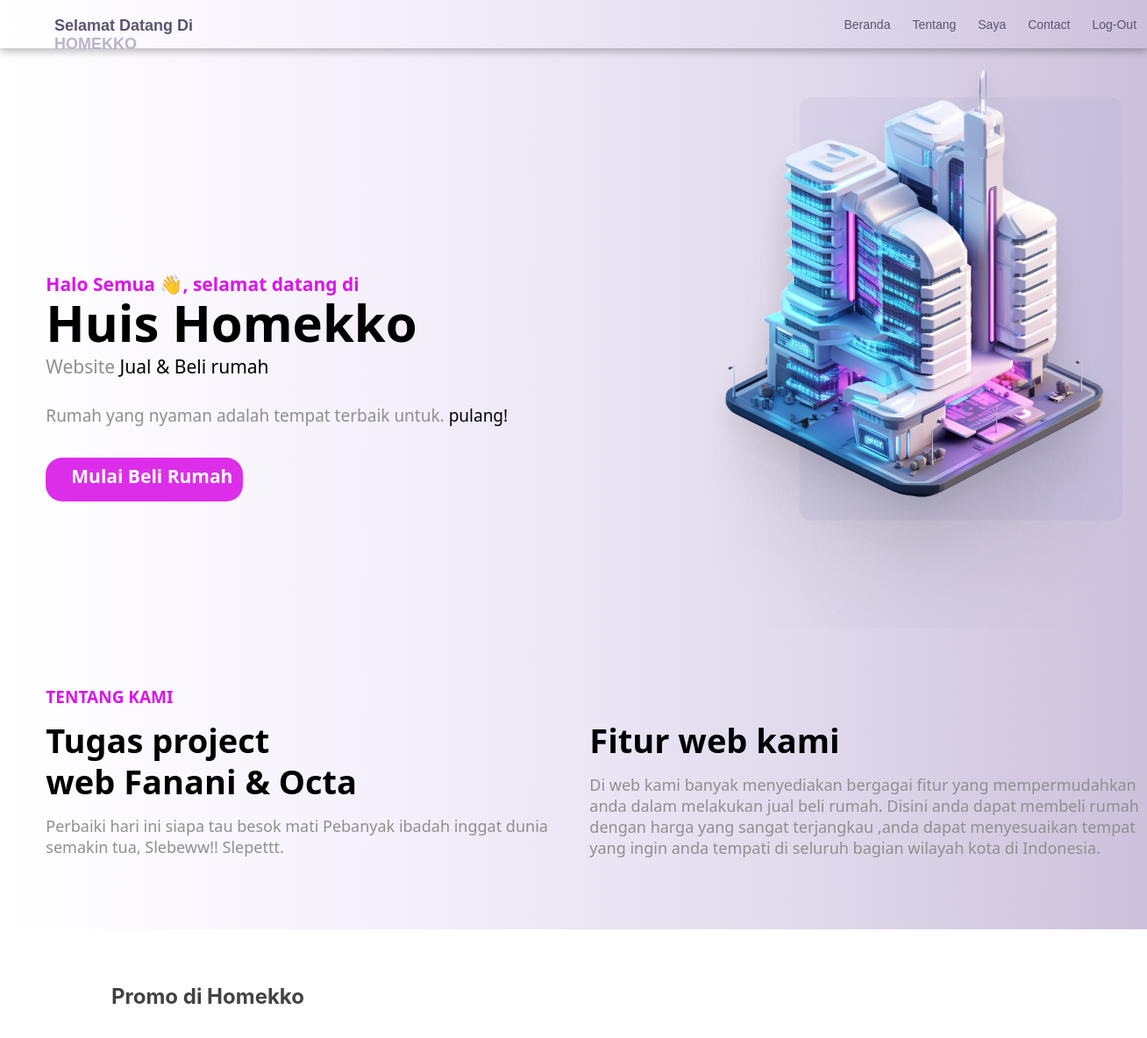
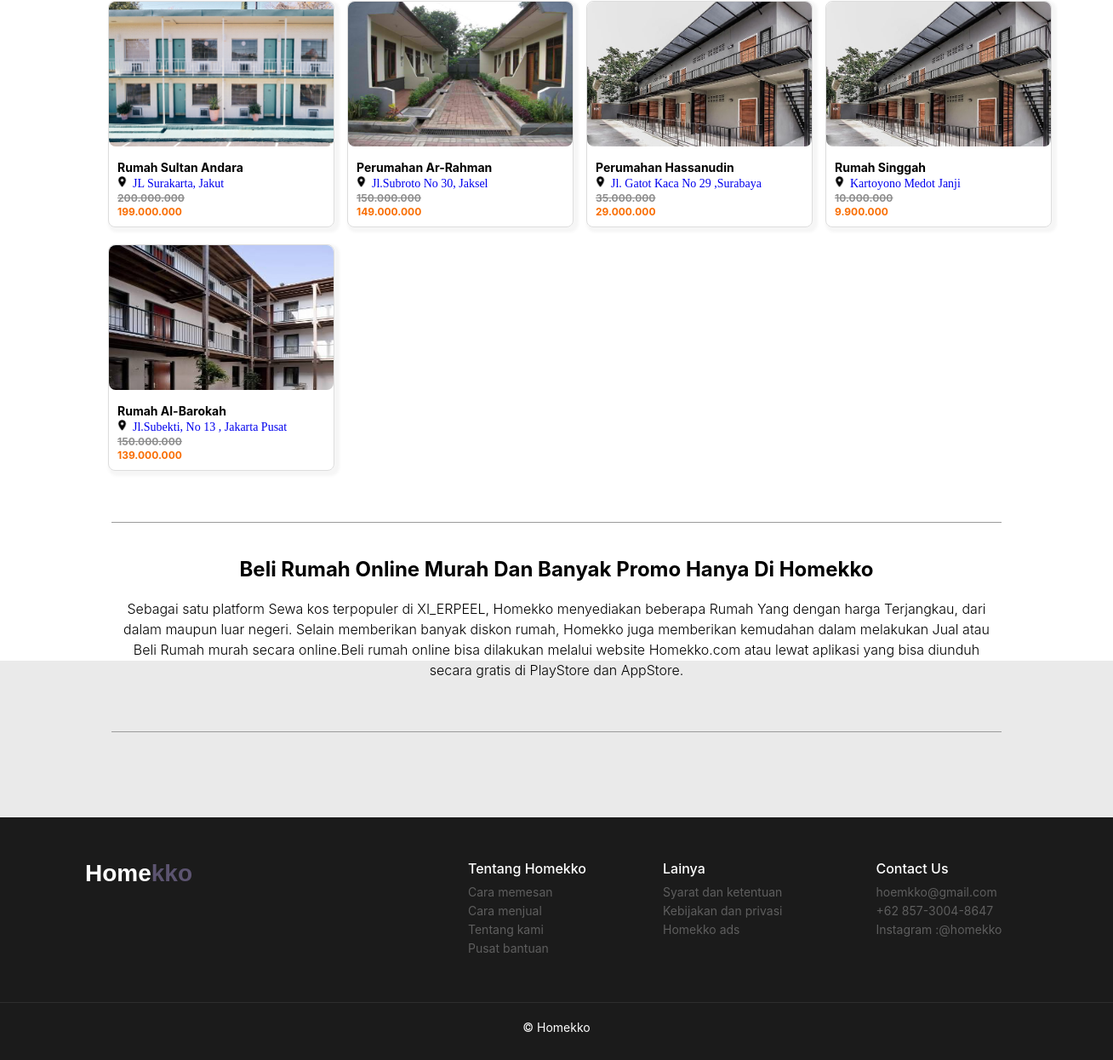
Screenshot of /beranda.php with the database file from the repository (2 pictures, top to bottom).
### tables this page shows
CREATE TABLE `tb_jual` (
  `id_rumah` int(11) NOT NULL,
  `nama_rumah` varchar(50) NOT NULL,
  `alamat` varchar(50) NOT NULL,
  `harga` varchar(50) NOT NULL,
  `harga_diskon` varchar(50) NOT NULL,
  `gambar` varchar(50) NOT NULL
);

### beranda.php (the view, shortened to what this page needs)
<!DOCTYPE html>
<html lang="en">
  <head>
    <link rel="stylesheet" href="css/style.css" />
  </head>
  <body>
    <div class="pik">
      <div class="header">
        <p class="header-p">
          Selamat Datang Di <span class="header-span">HOMEKKO</span>
        </p>
        <div class="header-navi">
          <nav>
            <ul>
              <li><a href="#main">Beranda</a></li>
              <li><a href="#tentang">Tentang</a></li>
              <li><a href="tambahrumah.php">Saya</a></li>
              <li><a href="#">Contact</a></li>
              <li><a href="index.php">Log-Out</a></li>
            </ul>
          </nav>
        </div>
      </div>
    </div>
    <div id="main">
      <div class="main-teks">
        <h1 class="teks1">Halo Semua 👋, selamat datang di</h1>
        <h1 class="teks2">Huis Homekko</h1>
        <h1 class="teks3">
          Website <span class="teks-sp">Jual & Beli rumah</span>
        </h1>
        <h1 class="teks4">
          Rumah yang nyaman adalah tempat terbaik untuk.
          <span class="teks-sp">pulang!</span>
        </h1>
        <img src="img/grg2.png" class="imek" alt="" />
        <a href="#main2">Mulai Beli Rumah</a>
        <div id="tentang">
          <h1 class="tentang-teks">TENTANG KAMI</h1>
          <h1 class="tentangt">
            Tugas project <br />
            web Fanani & Octa
          </h1>
          <h1 class="tekst-pudar">
            Perbaiki hari ini siapa tau besok mati Pebanyak ibadah inggat dunia
            semakin tua, Slebeww!! Slepettt.
          </h1>
          <div class="tentang2">
            <h1 class="tentangt">Fitur web kami</h1>
            <h1 class="tekst-pudar">
              Di web kami banyak menyediakan bergagai fitur yang mempermudahkan
              anda dalam melakukan jual beli rumah. Disini anda dapat membeli
              rumah dengan harga yang sangat terjangkau ,anda dapat menyesuaikan
              tempat yang ingin anda tempati di seluruh bagian wilayah kota di
              Indonesia.
            </h1>
          </div>
        </div>
      </div>
    </div>
    <div id="main2">
      <div id="gallery"><hr></div>
    <div class="conten">
      <h1 class="jdl-conten">Promo di Homekko</h1>
    </div>
    <?php
echo '<div class="pilih-rumah">';
include "koneksi.php";
$query = mysqli_query($koneksi, "SELECT * FROM tb_jual");
while ($row = mysqli_fetch_assoc($query)) {
    $nama_rumah = $row['nama_rumah'];
    $alamat = $row['alamat'];
    $harga = $row['harga'];
    $harga_diskon = $row['harga_diskon'];
    $gambar = $row['gambar'];
    echo '<a href="click.html">';
    echo '<div class="rumah">';
    echo '<img src="isidata/' . $gambar . '" class="imgrumah" alt="' . $nama_rumah . '">';
    echo '<p class="p-nama">' . $nama_rumah . '</p>';
    echo '<img src="img/lokk.png" alt="" class="lokk" />';
    echo '<p class="almt">' . $alamat . '</p>';
    echo '<p class="p-harga">'. $harga . '</p>';
    echo '<p class="p-hargaril">'. $harga_diskon . '</p>';
    echo '</div>';
    echo '</a>';
}echo '</div>';
?>
    <div class="garisatas"></div>
    <div class="text-footer">
      <h2>Beli Rumah Online Murah Dan Banyak Promo Hanya Di Homekko</h2>
      <br />
      <p>
        Sebagai satu platform Sewa kos terpopuler di XI_ERPEEL, Homekko
        menyediakan beberapa Rumah Yang dengan harga Terjangkau, dari dalam maupun luar negeri. Selain memberikan banyak diskon
        rumah, Homekko juga memberikan kemudahan dalam melakukan Jual atau
        Beli Rumah murah secara online.Beli rumah online bisa dilakukan
        melalui website Homekko.com atau lewat aplikasi yang bisa diunduh secara
        gratis di PlayStore dan AppStore.
      </p>
    </div>
    <div class="garisatas"></div>
    <footer>
      <div class="footer-content">
        <div class="footer-logo">
          <p class="footer-span">Home<span class="t">kko</span></p>
        </div>
        <div class="footer-info">
          <h2>Tentang Homekko</h2>
          <div class="footer-info-p">
            <ul>
              <li>
                <a href="">Cara memesan</a>
                <a href="">Cara menjual</a>
                <a href="">Tentang kami</a>
                <a href="">Pusat bantuan</a>
              </li>
            </ul>
          </div>
        </div>
        <div class="footer-info">
          <h2>Lainya</h2>
          <div class="footer-info-p">
            <ul>
              <li>
                <a href="">Syarat dan ketentuan</a>
                <a href="">Kebijakan dan privasi</a>
                <a href="">Homekko ads</a>
              </li>
            </ul>
          </div>
        </div>
        <div class="footer-info">
          <h2>Contact Us</h2>
          <div class="footer-info-p">
            <ul>
              <li>
                <a href="">hoemkko@gmail.com</a>
                <a href="">+62 857-3004-8647</a>
                <a href="">Instagram :@homekko</a>
              </li>
            </ul>
          </div>
        </div>
      </div>
      <br />
      <div class="garisbawah"></div>
      <div class="footer-bottom">&copy; Homekko</div>
    </footer>
  </body>
</html>

### rows the page displays
tb_jual: gambar (picture), nama_rumah "Rumah Sultan Andara", alamat "JL Surakarta, Jakut", harga "200.000.000", harga_diskon "199.000.000"
tb_jual: gambar (picture), nama_rumah "Perumahan Ar-Rahman", alamat "Jl.Subroto No 30, Jaksel", harga "150.000.000", harga_diskon "149.000.000"
tb_jual: gambar (picture), nama_rumah "Perumahan Hassanudin", alamat "Jl. Gatot Kaca No 29 ,Surabaya", harga "35.000.000", harga_diskon "29.000.000"
tb_jual: gambar (picture), nama_rumah "Rumah Singgah", alamat "Kartoyono Medot Janji", harga "10.000.000", harga_diskon "9.900.000"
tb_jual: gambar (picture), nama_rumah "Rumah Al-Barokah", alamat "Jl.Subekti, No 13 , Jakarta Pusat", harga "150.000.000", harga_diskon "139.000.000"
